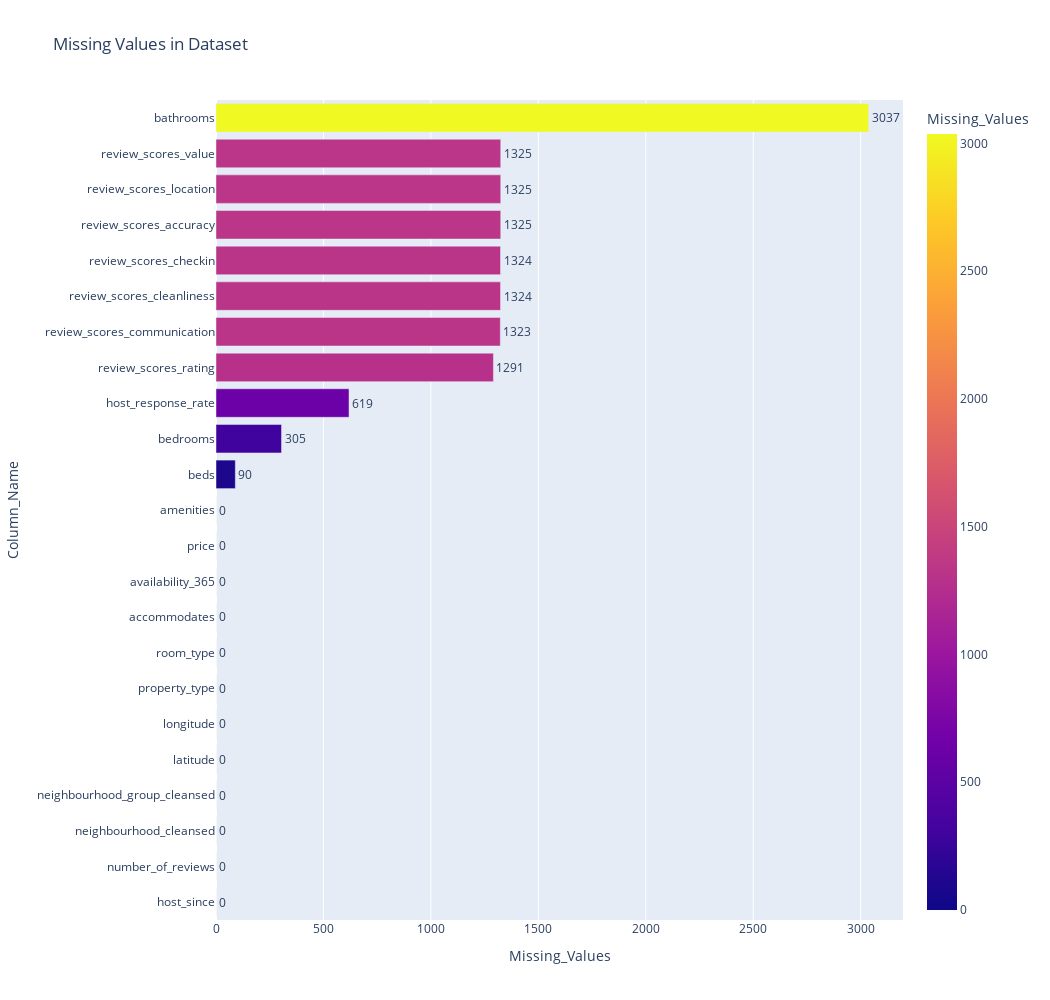

Notebook source saved alongside this figure:
### Markdown cell above
#### Visualization for Missing Values

### Code cell
temp = list(df.isna().sum())

lst= []
i=0
for col in df.columns:
    insert_lst = [col,temp[i]]
    lst.append(insert_lst)
    i+=1

#Create a dataframe
temp_df = pd.DataFrame(data=lst,columns=['Column_Name','Missing_Values'])

fig = px.bar(temp_df.sort_values(by='Missing_Values'),x='Missing_Values',y='Column_Name',
             orientation='h',height=1000,width=1050,color='Missing_Values',text='Missing_Values',title='Missing Values in Dataset')
fig.update_traces(textposition='outside')
fig.show()
fig.write_html("1.html")

### Figure 1 — Plotly figure (JSON) as saved in the notebook; plotly's stock layout.template omitted (floating-point values rounded to 4 significant figures)
{"data": [{"alignmentgroup": "True", "hovertemplate": "Missing_Values=%{marker.color}<br>Column_Name=%{y}<extra></extra>", "legendgroup": "", "marker": {"color": [0, 0, 0, 0, 0, 0, 0, 0, 0, 0, 0, 0, 90, 305, 619, 1291, 1323, 1324, 1324, 1325, 1325, 1325, 3037], "coloraxis": "coloraxis", "pattern": {"shape": ""}}, "name": "", "offsetgroup": "", "orientation": "h", "showlegend": false, "text": [0, 0, 0, 0, 0, 0, 0, 0, 0, 0, 0, 0, 90, 305, 619, 1291, 1323, 1324, 1324, 1325, 1325, 1325, 3037], "textposition": "outside", "type": "bar", "x": [0, 0, 0, 0, 0, 0, 0, 0, 0, 0, 0, 0, 90, 305, 619, 1291, 1323, 1324, 1324, 1325, 1325, 1325, 3037], "xaxis": "x", "y": ["host_since", "number_of_reviews", "neighbourhood_cleansed", "neighbourhood_group_cleansed", "latitude", "longitude", "property_type", "room_type", "accommodates", "availability_365", "price", "amenities", "beds", "bedrooms", "host_response_rate", "review_scores_rating", "review_scores_communication", "review_scores_cleanliness", "review_scores_checkin", "review_scores_accuracy", "review_scores_location", "review_scores_value", "bathrooms"], "yaxis": "y"}], "layout": {"barmode": "relative", "coloraxis": {"colorbar": {"title": {"text": "Missing_Values"}}, "colorscale": [[0, "#0d0887"], [0.1111, "#46039f"], [0.2222, "#7201a8"], [0.3333, "#9c179e"], [0.4444, "#bd3786"], [0.5556, "#d8576b"], [0.6667, "#ed7953"], [0.7778, "#fb9f3a"], [0.8889, "#fdca26"], [1, "#f0f921"]]}, "height": 1000, "legend": {"tracegroupgap": 0}, "title": {"text": "Missing Values in Dataset"}, "width": 1050, "xaxis": {"anchor": "y", "domain": [0, 1], "title": {"text": "Missing_Values"}}, "yaxis": {"anchor": "x", "domain": [0, 1], "title": {"text": "Column_Name"}}}}
